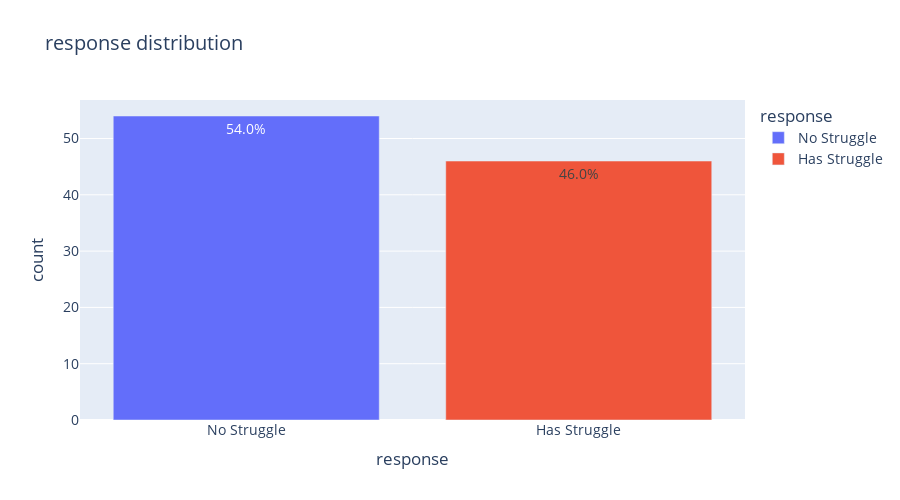

Notebook code for this chart:
### Code cell
label_map = {0: "No Struggle", 1: "Has Struggle"}
counts = text_replays_df['response'].map(label_map).value_counts().reset_index()
counts.columns = ['response', 'count']
counts['percentage'] = counts['count'] / counts['count'].sum() * 100
fig = px.bar(counts, x='response', y='count', text='percentage', color='response', title="response distribution", height=500)
fig.update_traces(texttemplate='%{text:.1f}%', textposition='inside')
fig.update_layout(
    font=dict(size=14),
)
fig.show()

### Figure 1 — Plotly figure (JSON) as saved in the notebook; plotly's stock layout.template omitted (floating-point values rounded to 4 significant figures)
{"data": [{"hovertemplate": "response=%{x}<br>count=%{y}<br>percentage=%{text}<extra></extra>", "legendgroup": "No Struggle", "marker": {"color": "#636efa", "pattern": {"shape": ""}}, "name": "No Struggle", "orientation": "v", "showlegend": true, "text": [54.0], "textposition": "inside", "texttemplate": "%{text:.1f}%", "type": "bar", "x": ["No Struggle"], "xaxis": "x", "y": [54], "yaxis": "y"}, {"hovertemplate": "response=%{x}<br>count=%{y}<br>percentage=%{text}<extra></extra>", "legendgroup": "Has Struggle", "marker": {"color": "#EF553B", "pattern": {"shape": ""}}, "name": "Has Struggle", "orientation": "v", "showlegend": true, "text": [46.0], "textposition": "inside", "texttemplate": "%{text:.1f}%", "type": "bar", "x": ["Has Struggle"], "xaxis": "x", "y": [46], "yaxis": "y"}], "layout": {"barmode": "relative", "font": {"size": 14}, "height": 500, "legend": {"title": {"text": "response"}, "tracegroupgap": 0}, "title": {"text": "response distribution"}, "xaxis": {"anchor": "y", "categoryarray": ["No Struggle", "Has Struggle"], "categoryorder": "array", "domain": [0, 1], "title": {"text": "response"}}, "yaxis": {"anchor": "x", "domain": [0, 1], "title": {"text": "count"}}}}
